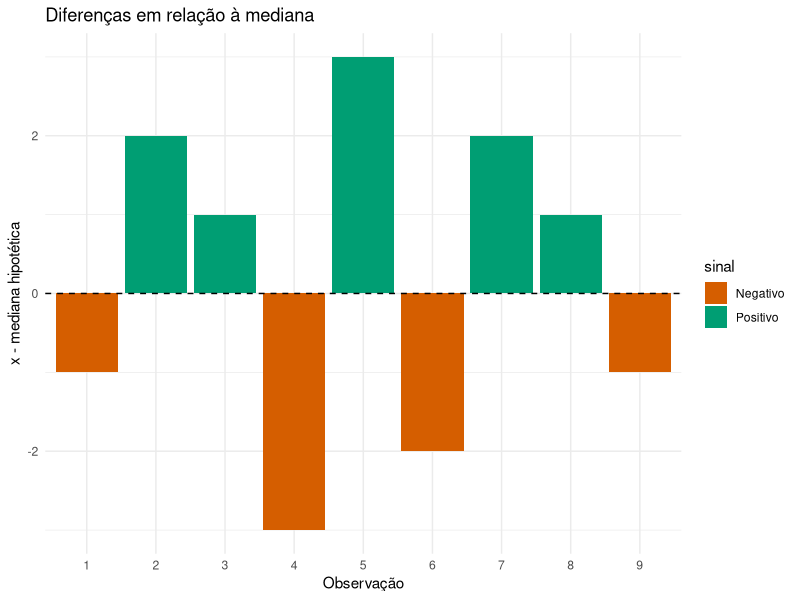
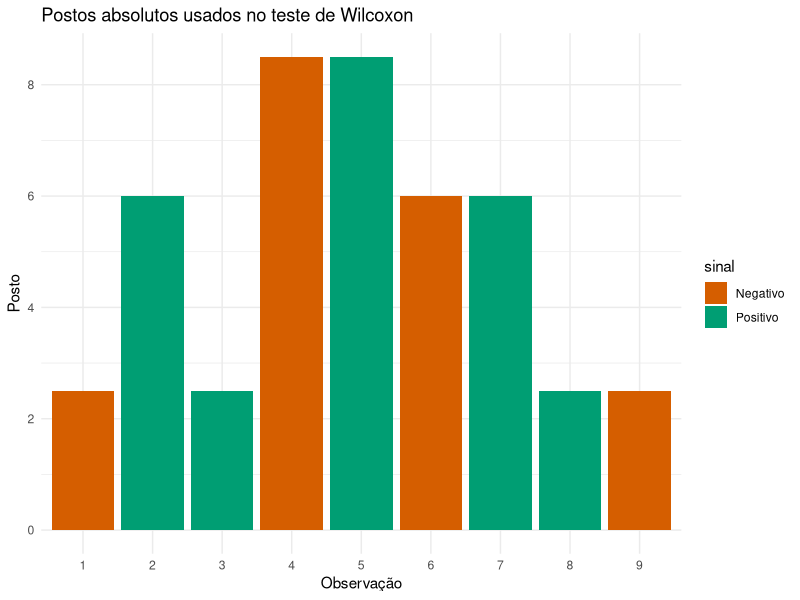

The R script that drew these images, in order:
# Teste do Sinal de Wilcoxon para a Mediana ----
# Diferenças
#
# | Teste    | Informação usada    |
# | -------- | ------------------- |
# | Sinal    | apenas direção      |
# | Wilcoxon | direção + magnitude |
#

# GGplot2 para os gráficos abaixo ----
library(ggplot2)

# Paleta Okabe-Ito ----
pal <- c(Positivo="#009E73", Negativo="#D55E00")

# Dados da amostra ----
x <- c(12,15,14,10,16,13,11,15,14,12)

# Mediana hipotética ----
m0 <- 13

# Diferenças ----
d <- x - m0

# Remove empates ----
d <- d[d != 0]

# Postos dos valores absolutos ----
postos <- rank(abs(d))

# Classificação dos sinais ----
sinal <- ifelse(d > 0,"Positivo","Negativo")

# Estatística W (soma dos postos positivos) ----
W <- sum(postos[d > 0])

# Teste de Wilcoxon do R ----
teste <- wilcox.test(x, mu = m0, exact = TRUE)
teste

# p-valor ----
p_valor <- teste$p.value

# Resultados ----
cat("W =", W, "\n")
cat("p-valor =", p_valor, "\n")

# Data frame para gráfico ----
df <- data.frame(observacao = factor(1:length(d)),
                 diferenca = d, posto = postos, sinal = sinal)

# Gráfico das diferenças ----
ggplot(df,aes(observacao,diferenca,fill=sinal)) +
  geom_col() +
  geom_hline(yintercept=0,linetype="dashed") +
  scale_fill_manual(values=pal) +
  labs(title="Diferenças em relação à mediana", x="Observação", y="x - mediana hipotética") +
  theme_minimal()

# Gráfico dos postos ----
ggplot(df,aes(observacao,posto,fill=sinal)) +
  geom_col() +
  scale_fill_manual(values=pal) +
  labs(title="Postos absolutos usados no teste de Wilcoxon", x="Observação", y="Posto")+
  theme_minimal()
